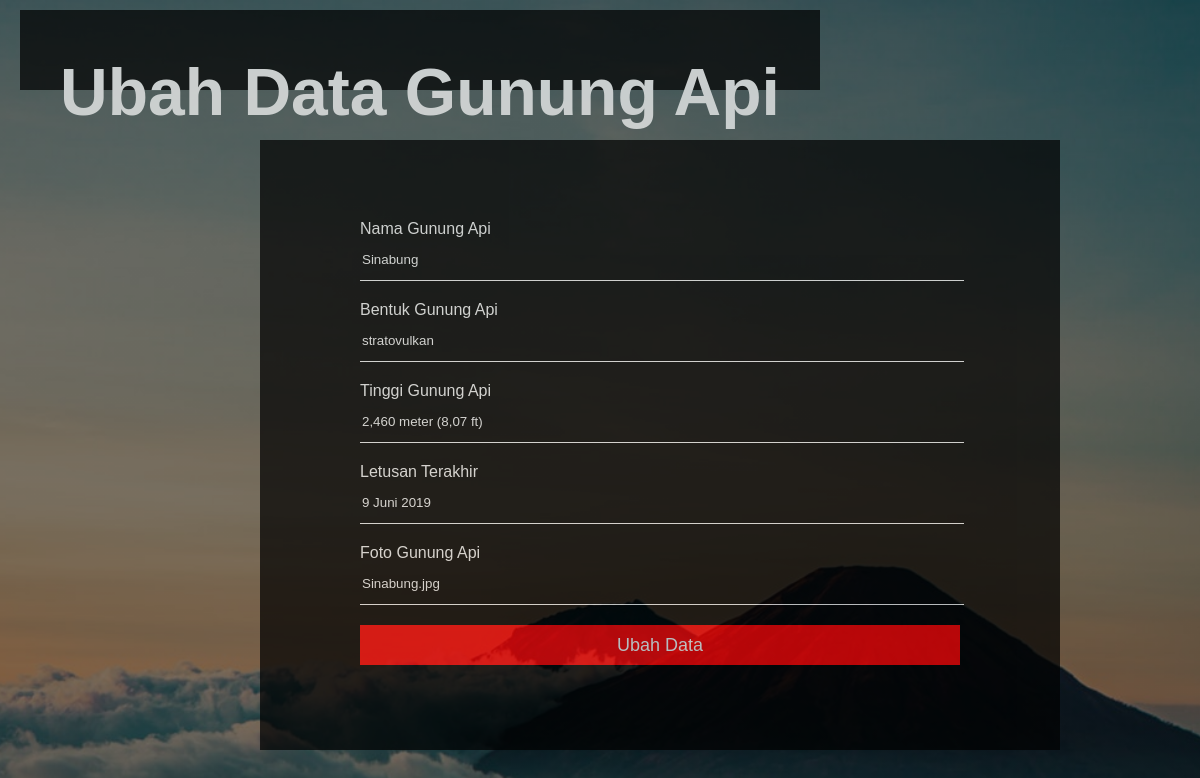
Page /ubah/ubah.php?id=1 on the committed database.
### tables this page shows
CREATE TABLE `tb_gunung` (
  `id` int(5) NOT NULL,
  `nama` varchar(20) NOT NULL,
  `bentuk` varchar(20) NOT NULL,
  `tinggi` varchar(30) NOT NULL,
  `letusan_terakhir` varchar(30) NOT NULL,
  `gambar` varchar(30) NOT NULL
);

### ubah/ubah.php (the view, shortened to what this page needs)
<?php
    $id=$_GET["id"];
    $conn=mysqli_connect("localhost","root","","db_gunung");
    $result = mysqli_query($conn, "SELECT * FROM tb_gunung WHERE id = $id");
?>
<!DOCTYPE html>
<html>
<head>
        <link rel="stylesheet" type="text/css" href="style.css">
</head>
<body>
        <header>
        <div class="title">
                <h1 style="text-align: center;">Ubah Data Gunung Api</h1>
        </div>
        <div class="isi">
                <div class="isi2">
                    <?php while($row = mysqli_fetch_assoc($result)) :?>
                        <form action="" method="post">
                                       <p><label for="nama">Nama Gunung Api </label></p>
                                        <input type="text" name="nama" id="nama" required value="<?php echo $row["nama"];?>">
                                        <p><label for="bentuk">Bentuk Gunung Api </label></p>
                                        <input type="text" name="bentuk" id="bentuk"  required value="<?php echo $row["bentuk"];?>">
                                        <p><label for="tinggi">Tinggi Gunung Api </label></p>
                                        <input type="text" name="tinggi" id="tinggi"  required value="<?php echo $row["tinggi"];?>">
                                        <p><label for="letusan_terakhir">Letusan Terakhir </label></p>
                                        <input type="text" name="letusan_terakhir" id="letusan_terakhir" required value="<?php echo $row["letusan_terakhir"];?>">
                                        <p><label for="gambar">Foto Gunung Api </label></p>
                                        <input type="text" name="gambar" id="gambar" value="<?php echo $row["gambar"];?>">
                                        <input type="submit" name="submit" value="Ubah Data">
                        </form>
                     <?php endwhile;?>
                </div>
        </div>
        </header>
</body>
</html>

### style.css (style rules this page uses)
p { margin:0px; padding: 0px; }
body { font-family: arial; }
body { background-image:linear-gradient(rgba(0,0,0,0.5),rgba(0,0,0,0.5)), url("d.jpg"); height: 100vh; background-color: lightblue; background-size: cover; background-position: center bottom; }
.title { position: absolute; top: 30%; left: 40%; transform: translate(-30%,-50%); }
.title h1 { color: white; font-size: 66px; }

### ubah/ubah.php (style rules this page uses)
p { margin:0px; padding: 0px; }
body { font-family: arial; }
body { background-image:linear-gradient(rgba(0,0,0,0.5),rgba(0,0,0,0.5)), url("../d.jpg"); height: 130vh; background-color: white; background-size: cover; background-position: center bottom; }
.title { width: 800px; height: 80px; background-color: black; color: white; position: absolute; top: 50px; left: 260px; opacity: 0.7; }
.isi { width: 600px; height: 450px; background-color: black; color: white; position: absolute; top: 140px; left: 260px; opacity: 0.7; margin: auto; padding: 80px 100px; }
.isi input { color: white; width: 100%; margin-bottom: 20px; border: none; background: transparent; border-bottom: 1px solid white; outline: none; height: 40px; color: white; }
.isi input[type="submit"] { border: none; outline: none; height: 40px; background-color: red; color: white; font-size: 18px; }

### rows in the picture
tb_gunung: nama "Sinabung", bentuk "stratovulkan", tinggi "2,460 meter (8,07 ft)", letusan_terakhir "9 Juni 2019", gambar "Sinabung.jpg"
